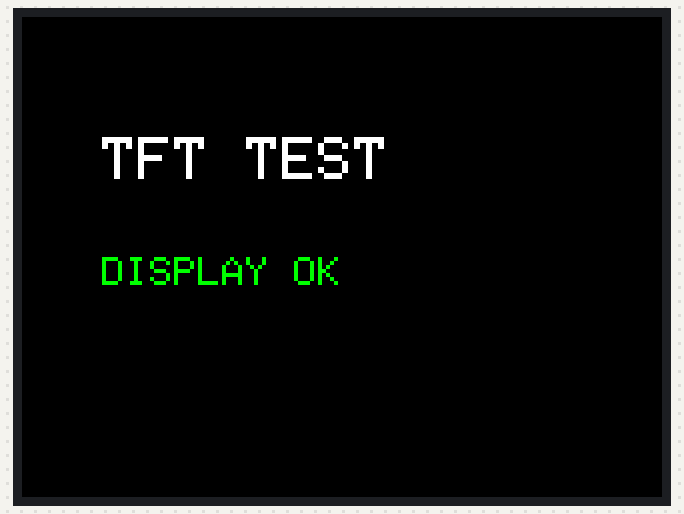
Bench run of a sketch on a simulated ESP32. On the bench: 320×240 colour display. What the sketch prints to the serial monitor is not drawn.

Above: at 1.3 s.

The sketch:

TFT_Display_Test.ino
```cpp
#include <SPI.h>
#include <Adafruit_GFX.h>
#include <Adafruit_ILI9341.h>

// ===== TFT pins =====
#define TFT_SCK   18
#define TFT_MOSI  23
#define TFT_DC    32
#define TFT_RST   33
#define TFT_CS    25

Adafruit_ILI9341 tft(TFT_CS, TFT_DC, TFT_RST);

void setup() {
  Serial.begin(115200);
  delay(1000);

  Serial.println("TFT TEST START");

  // ESP32 SPI
  SPI.begin(
    TFT_SCK,    // SCK
    -1,         // MISO 사용 안 함
    TFT_MOSI,   // MOSI
    TFT_CS
  );

  // TFT 시작
  tft.begin();
  tft.setRotation(1);

  // 검은색 화면
  tft.fillScreen(ILI9341_BLACK);

  // 테스트 글씨
  tft.setTextColor(ILI9341_WHITE);
  tft.setTextSize(3);

  tft.setCursor(40, 60);
  tft.println("TFT TEST");

  tft.setTextColor(ILI9341_GREEN);
  tft.setTextSize(2);

  tft.setCursor(40, 120);
  tft.println("DISPLAY OK");

  Serial.println("TFT DRAW COMPLETE");
}

void loop() {
  // 일부러 아무것도 안 함.
  // 한번 그린 화면이 계속 유지되는지 확인.
}
```
